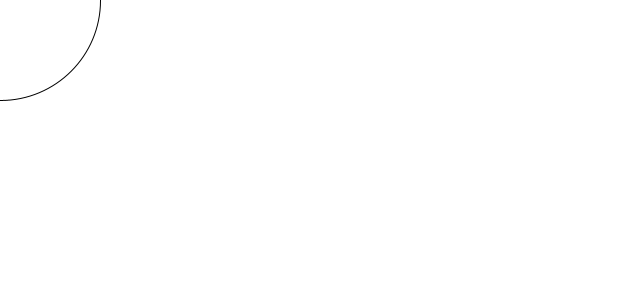
Frame 1 (no input)
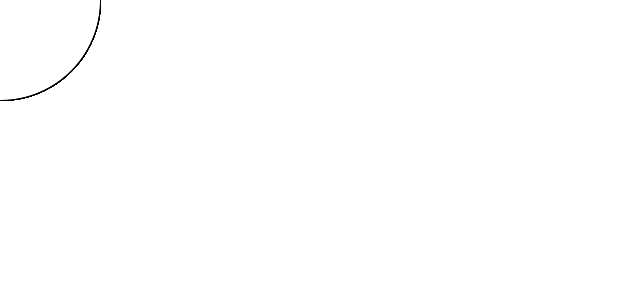
Frame 60 (the mouse pressed at the canvas centre just before this capture)
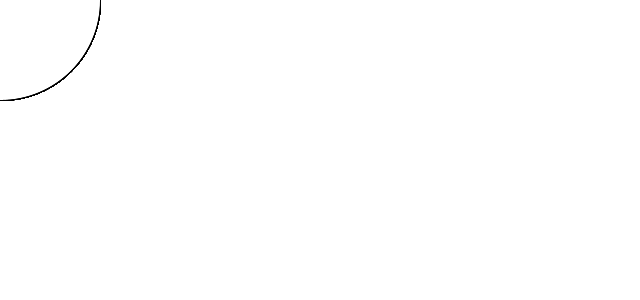
Frame 120 (the mouse held since frame 60 and released just before this capture)

The Processing sketch that drew these frames (run headless with seeded random() and noise(); from frame 60 on, the mouse is pressed at the canvas centre):

// Processing sketch: processingstarter
// ── processingstarter.pde
void setup() {
    size(640,300);
    background(255,255,255);
}

void draw() {
    circle(0,0,200);
}
